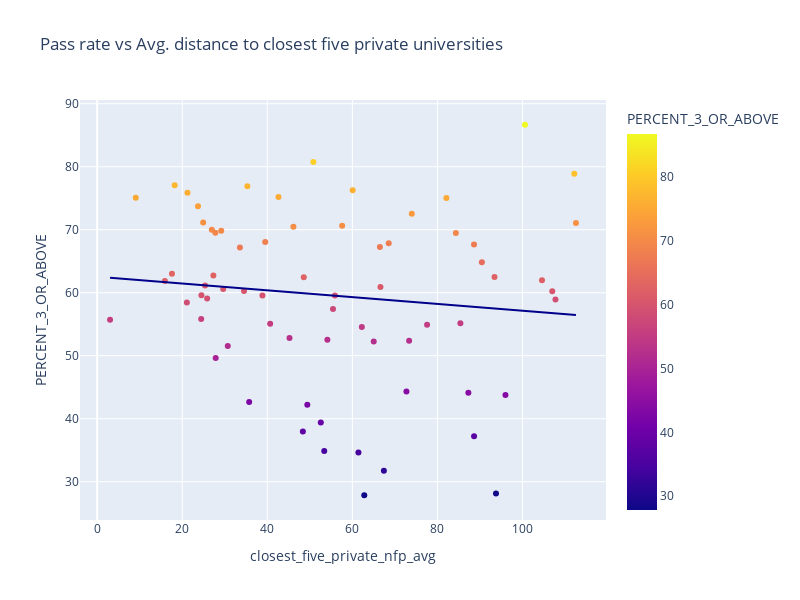

Source (notebook cell):
### Markdown cell above
The trendline has negative slope. So, counties that are farther from public universities tend to have lower AP pass rate, which is what we would expect.

### Code cell
fig = px.scatter(data_frame=wisconsin22,x='closest_five_private_nfp_avg', y='PERCENT_3_OR_ABOVE',trendline='ols',trendline_color_override='darkblue',width=800, height=600,
                 color='PERCENT_3_OR_ABOVE',title='Pass rate vs Avg. distance to closest five private universities')
fig.show()
with open('../data/WI_pickled/WI_AP_pass_rate_by_counties_vs_avg_five_private.pkl', 'wb') as f:
    pickle.dump(fig, f)
